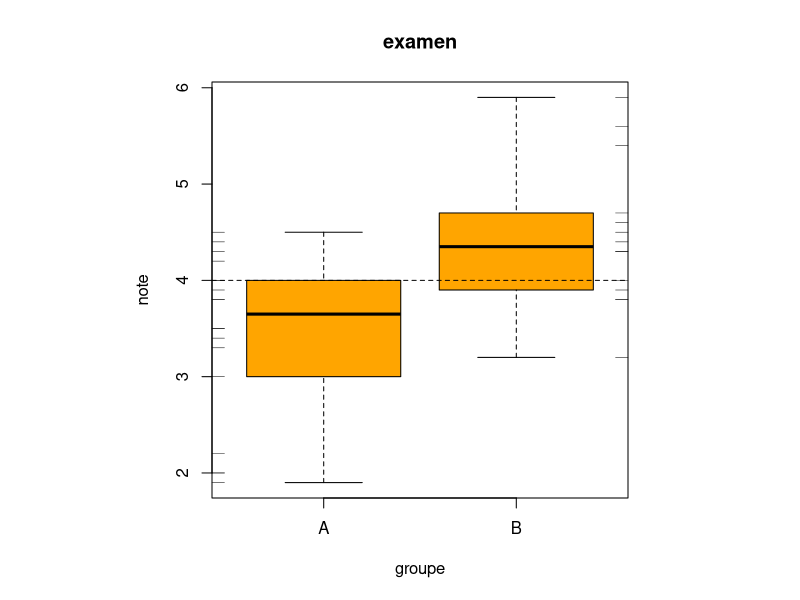
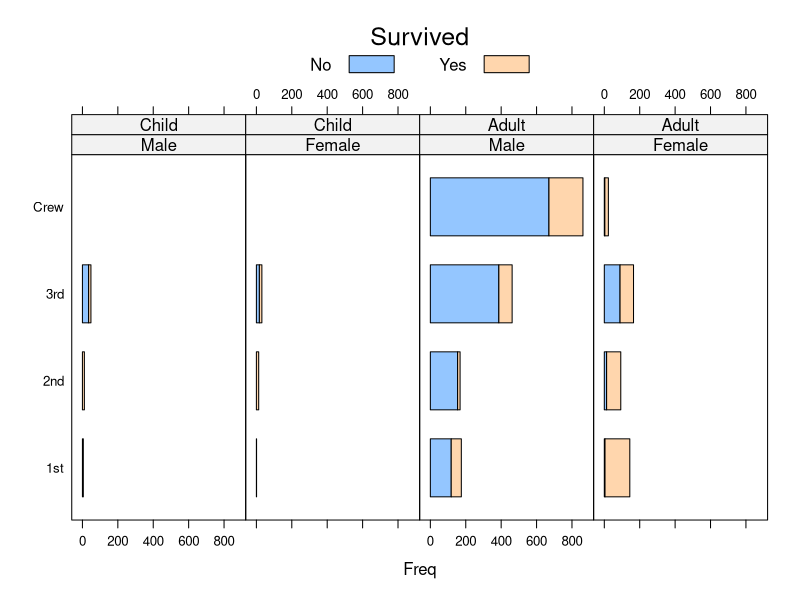

Source code (R) for these figures, in order:
## ---- chunk 1
library("e1071")
library("lattice")
## ---- chunk 2
examen <- read.table("data/examen.txt", header=T)
examen.a = split(examen$note, examen$groupe)$A
examen.b = split(examen$note, examen$groupe)$B
## ---- chunk 3
par(pty="s")
boxplot(note~groupe, data=examen, main="examen", col="orange")
abline(h=4, lty=2)
rug(examen.a, side=2)
rug(examen.b, side=4)
## ---- chunk 4
sd(examen.a)
sd(examen.b)
## ---- chunk 5
summary(examen.a)
## ---- chunk 6
skewness(examen.a)
## ---- chunk 7
data(Titanic)
View(Titanic)
## ---- chunk 8
titanic.bar<-barchart(Class~Freq|Sex+Age, data=as.data.frame(Titanic),
                      groups=Survived, stack=TRUE, layout=c(4,1),
                      auto.key=list(title="Survived", columns=2))
print(titanic.bar)
